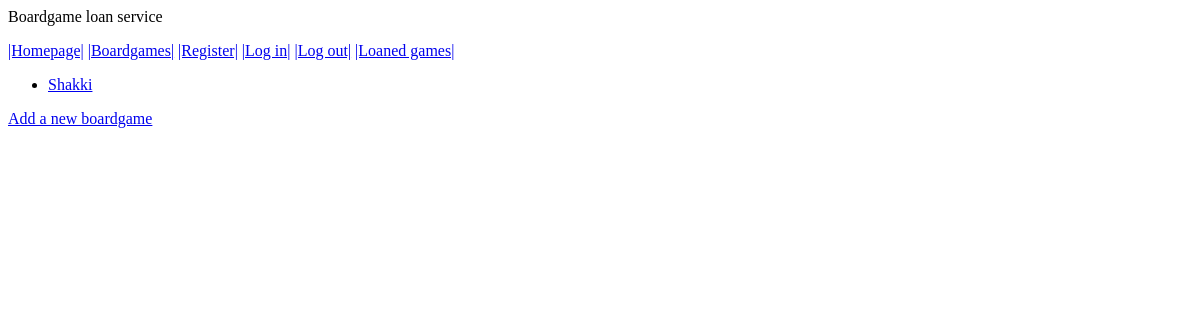
/boardgames, run on an earlier commit of the app's database.
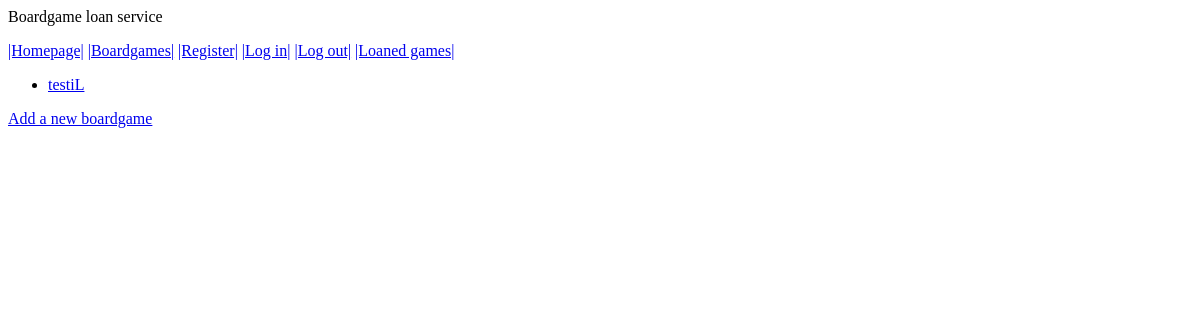
And on a later commit of the database.
### board_games/models.py (models this page shows)
class Boardgame(models.Model):
    nimi = models.CharField(max_length=20, default='')
    selitys = models.CharField(max_length=200)
    boardgamer = models.ForeignKey('Boardgamer', on_delete=models.CASCADE, null=True)
    date  =models.DateTimeField(auto_now_add=True)
    loan_date = models.DateTimeField(auto_now=False, auto_now_add=False)
    edit_date = models.DateTimeField(auto_now = False, auto_now_add= False)
    owner = models.OneToOneField('Boardgamer', on_delete=models.CASCADE, null=True, related_name='owner')
    def __str__(self):
        return self.nimi

### board_games/views.py (the view)
# urls.py: path('boardgames', views.boardgames, name='boardgames'),
def boardgames(request):
    boardgame = Boardgame.objects.all()
    dict = {'boardgames':boardgame}
    return render(request, "board_games/boardgames.html", dict)

### board_games/templates/board_games/boardgames.html
{% extends "board_games/homepage.html" %}
{% block content %}
<ul>
    {% for boardgame in boardgames %}
        <li> <a href="{% url 'board_games:boardgame' boardgame.id %}">{{ boardgame }}</a>
        </li>
    {% empty %}
        <p>No boardgames added</p>
    {% endfor %}
</ul>
<a href="{% url 'board_games:new_boardgame' %}">Add a new boardgame</a>
{% endblock content %}

### board_games/templates/board_games/homepage.html (shortened to what this page needs)
<p> Boardgame loan service</p>
<a href="{% url 'board_games:homepage' %}">|Homepage|</a>
<a href="{% url 'board_games:boardgames' %}">|Boardgames|</a>
<a href="{% url 'board_games:register' %}">|Register|</a>
<a href="{% url 'board_games:log_in' %}">|Log in|</a>
<a href="{% url 'board_games:log_out' %}">|Log out|</a>
<a href="{% url 'board_games:loans' %}">|Loaned games|</a>
{% block content %}{% endblock content %}

What changed in the data, as far as the page shows it:
removed Boardgame: nimi "Shakki"
added Boardgame: nimi "testiL"
